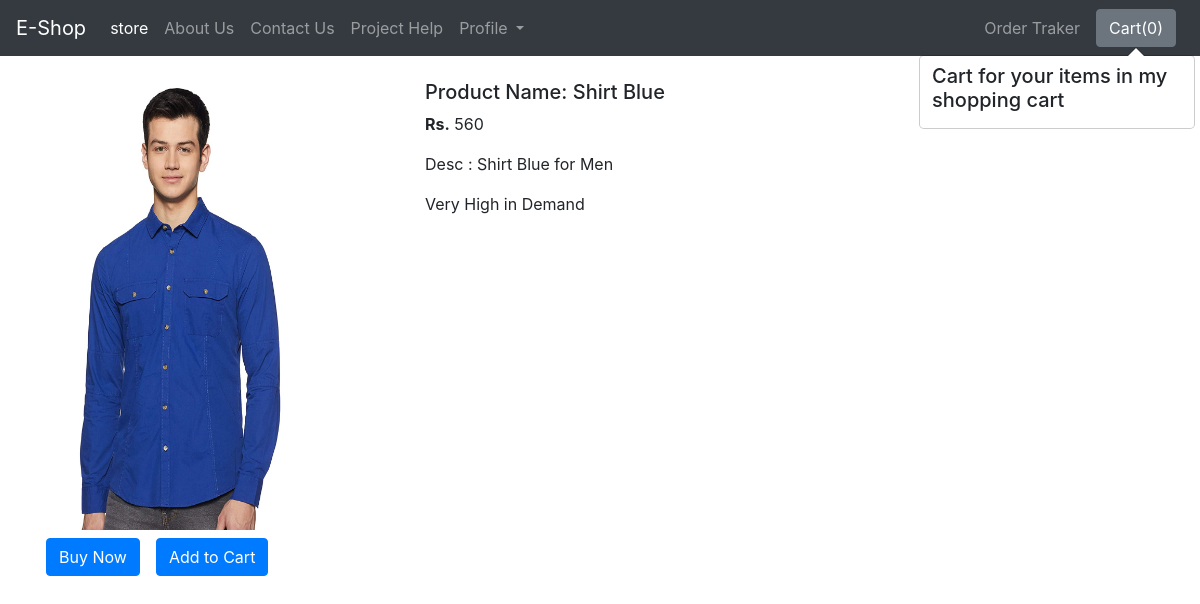
The page /productview/3 on the database its author committed.
### store/models.py (models this page shows)
class Image(models.Model):
    title = models.CharField(max_length=100)
    description = models.TextField(default="")
    price = models.IntegerField(default=0)
    image = models.ImageField(upload_to='images',default="")
    cat = models.ForeignKey(Category,on_delete=models.CASCADE)
    def __str__(self):
        return self.title

### store/views.py (the view)
# urls.py: path('productview/<int:id>',views.productview,name="productview"),
def productview(request,id):
    product = Image.objects.get(id = id)
    print(product)
    data={'product':product}
    return render(request,"productview.html",data)

### store/templates/productview.html (shortened to what this page needs)
{% extends 'navbar.html' %}
{% block body %}
    <div class="container my-4">
        <div class="row">
            <div class="col-md-4">
              <div class="row">
                <img src="/media/{{product.image}}" width="300px" height="450px" alt="...">
              </div>
              <div class="row">
                <button class="btn btn-primary mx-3 mt-2">Buy Now </button>
                <button id="cart" class="btn btn-primary mt-2">Add to Cart </button>
              </div>
            </div>
        <div class="col-md-8">
            <h5>Product Name: {{product.title}}</h5>
            <p><b>Rs.</b> {{product.price}}</p>
            <p>Desc : {{product.description}}</p>
            <marquee>Very High in Demand</marquee>
        </div>
      </div>
    </div>
{% endblock %}

### rows shown on the page
Image: image (picture), title "Shirt Blue", price "560", description "Shirt Blue for Men"
